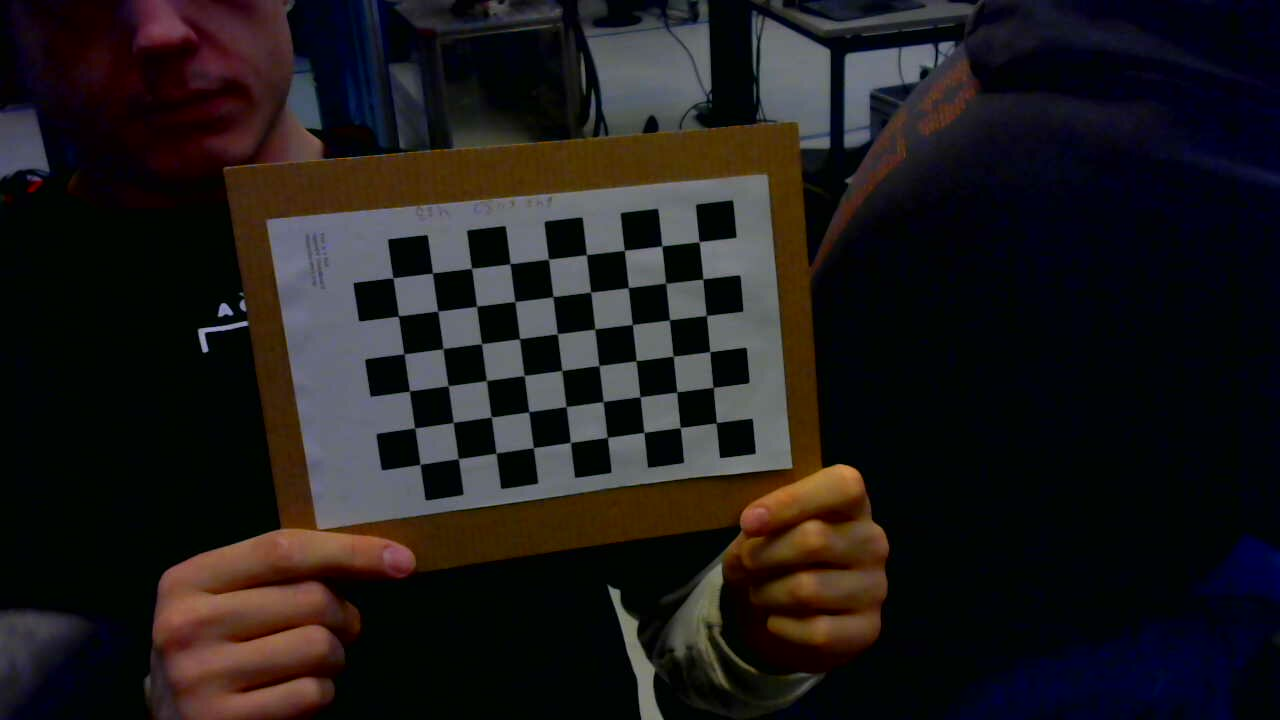
#> input picture maintenance/cameraCal/Calibration/chessboard2/2023-11-29-125604.jpg, 1280 x 720 px; its folder holds only this picture in this run
$ python Calibration.py
#> lines starting #> are read from the running program, lines starting #| are printed output that depends on the picture; after the words box and inside, x2 and y2 are one past the last pixel; in counts of white or black regions, pixels touching at a corner belong together; long printed decimals are rounded
import numpy as np
import cv2 as cv
import glob

# termination criteria
criteria = (cv.TERM_CRITERIA_EPS + cv.TERM_CRITERIA_MAX_ITER, 30, 0.001)
# prepare object points, like (0,0,0), (1,0,0), (2,0,0) ....,(6,5,0)


objp = np.zeros((6*9,3), np.float32)
objp[:,:2] = np.mgrid[0:9,0:6].T.reshape(-1,2)
# Arrays to store object points and image points from all the images.
objpoints = [] # 3d point in real world space
imgpoints = [] # 2d points in image plane.
#images = glob.glob('/home/rob5564/Pictures/Webcam/*.jpg')
#"/home/rob5564/Desktop/ERC/cv/Calibration/chessboards/*.jpg"
images = glob.glob('/home/rob5564/Desktop/ERCROB5IMU/maintenance/cameraCal/Calibration/chessboard2/*.jpg')
#'/home/rob5564/Pictures/Webcam/*.jpg'

for fname in images:
    img = cv.imread(fname)
#> img is the input picture: shape (720, 1280, 3); mean B, G, R 27.3, 26.8, 30.5
    gray = cv.cvtColor(img, cv.COLOR_BGR2GRAY)
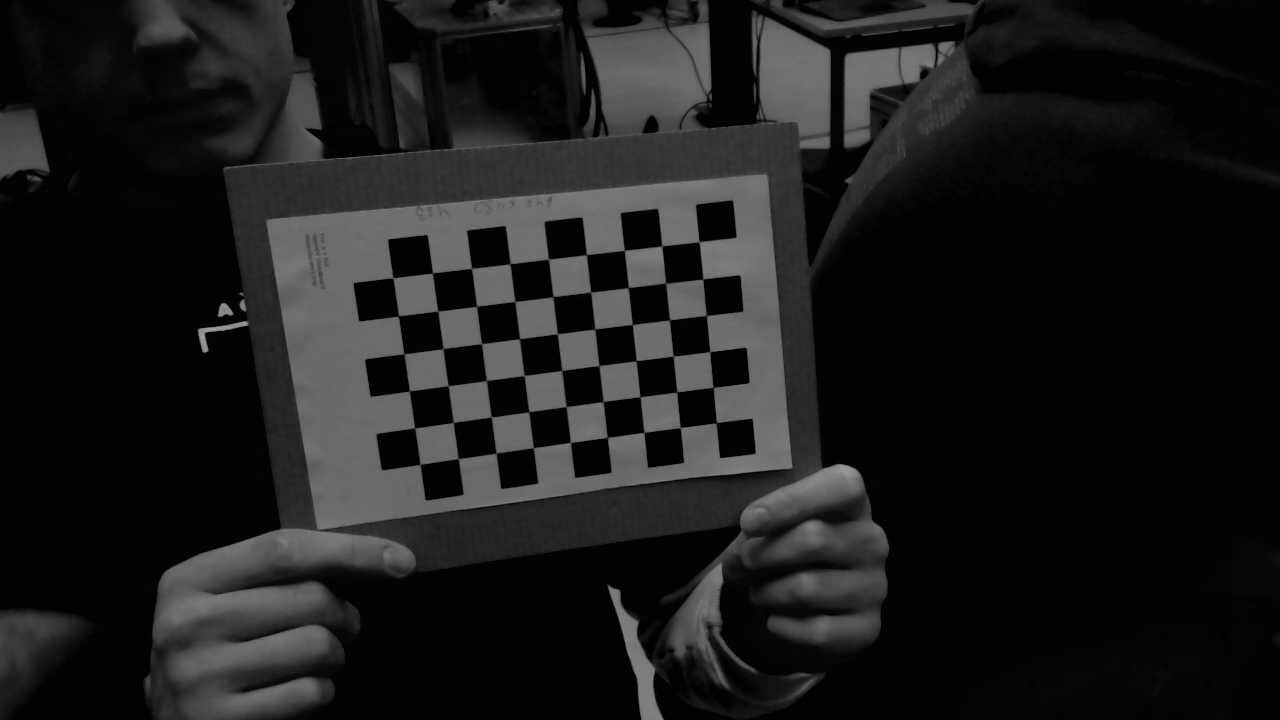
#> gray: shape (720, 1280); min 0, max 166, mean 28
    # Find the chess board corners
    ret, corners = cv.findChessboardCorners(gray, (9,6), None)
#> ret = True; corners = 54 rows, first 8: [716.5, 422.8], [680.1, 427.7], [643.8, 432.3], [607.5, 437.3], [570.4, 442.5], [533.4, 447.7], [495.8, 453.3], [457.9, 458.7]
    # If found, add object points, image points (after refining them)
    if ret == True:
        objpoints.append(objp)
        corners2 = cv.cornerSubPix(gray,corners, (11,11), (-1,-1), criteria)
#> corners2 = 54 rows, first 8: [716.3, 422.7], [680.2, 427.6], [643.9, 432.4], [607.3, 437.4], [570.5, 442.4], [533.3, 447.7], [496.1, 453.2], [458.2, 458.6]
        imgpoints.append(corners2)
        # Draw and display the corners
        cv.drawChessboardCorners(img, (9,6), corners2, ret)
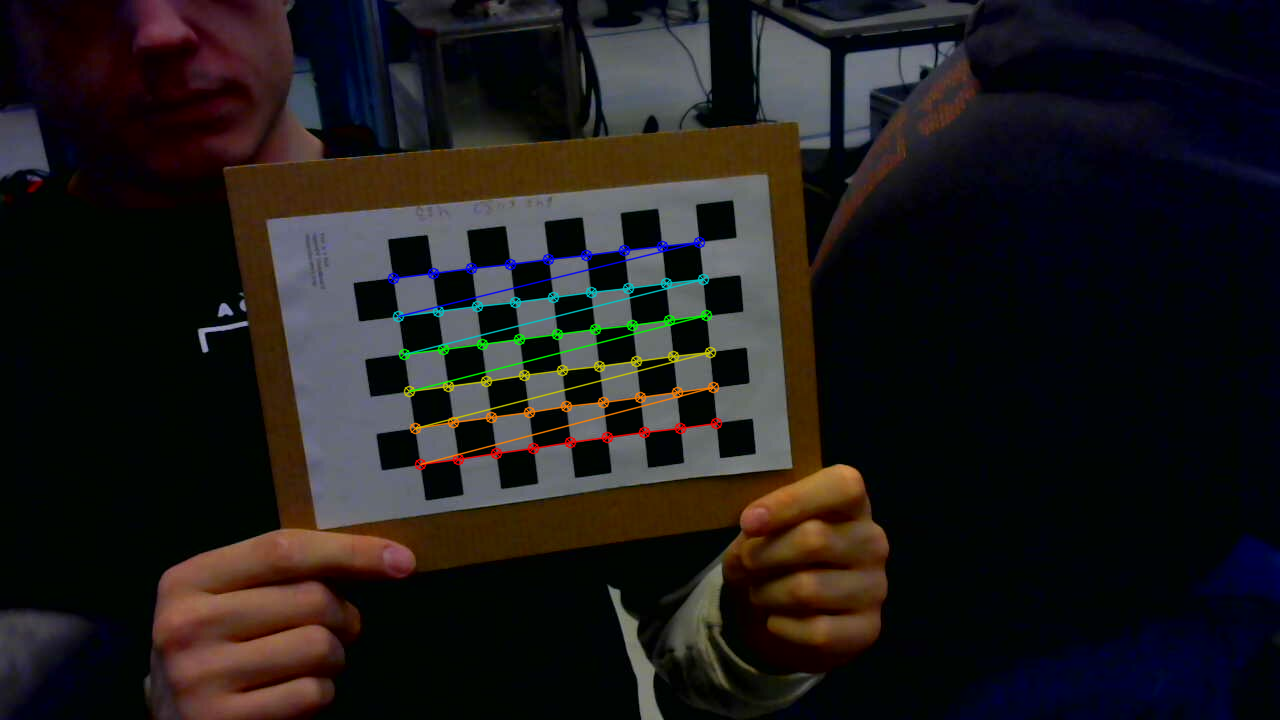
#> img: shape (720, 1280, 3); 1.52% of pixels changed, all inside (x1, y1, x2, y2) = (387, 236, 723, 471)
        cv.imshow('img', img)
        cv.waitKey(100)
cv.destroyAllWindows()


ret, mtx, dist, rvecs, tvecs = cv.calibrateCamera(objpoints, imgpoints, gray.shape[::-1], None, None)
#> ret = 0.145; mtx = [[755.3, 0, 648.6], [0, 754.9, 262.1], [0, 0, 1]]; dist = [[-0.0392, 0.772, 0.0101, 0.0143, -2.15]]; rvecs = ([-0.168, -0.226, 3.02],); tvecs = ([1.84, 4.37, 20.75],)


print("mtx",mtx)
#| mtx [[755.322   0.         648.613]
#|  [  0.         754.937 262.096]
#|  [  0.           0.           1.        ]]
print("------------------")
print("dist",dist)
#| dist [[-0.03925  0.7725  0.01014  0.0143 -2.151]]

$ run again, on maintenance/cameraCal/Calibration/chessboard2/2023-11-29-125615.jpg
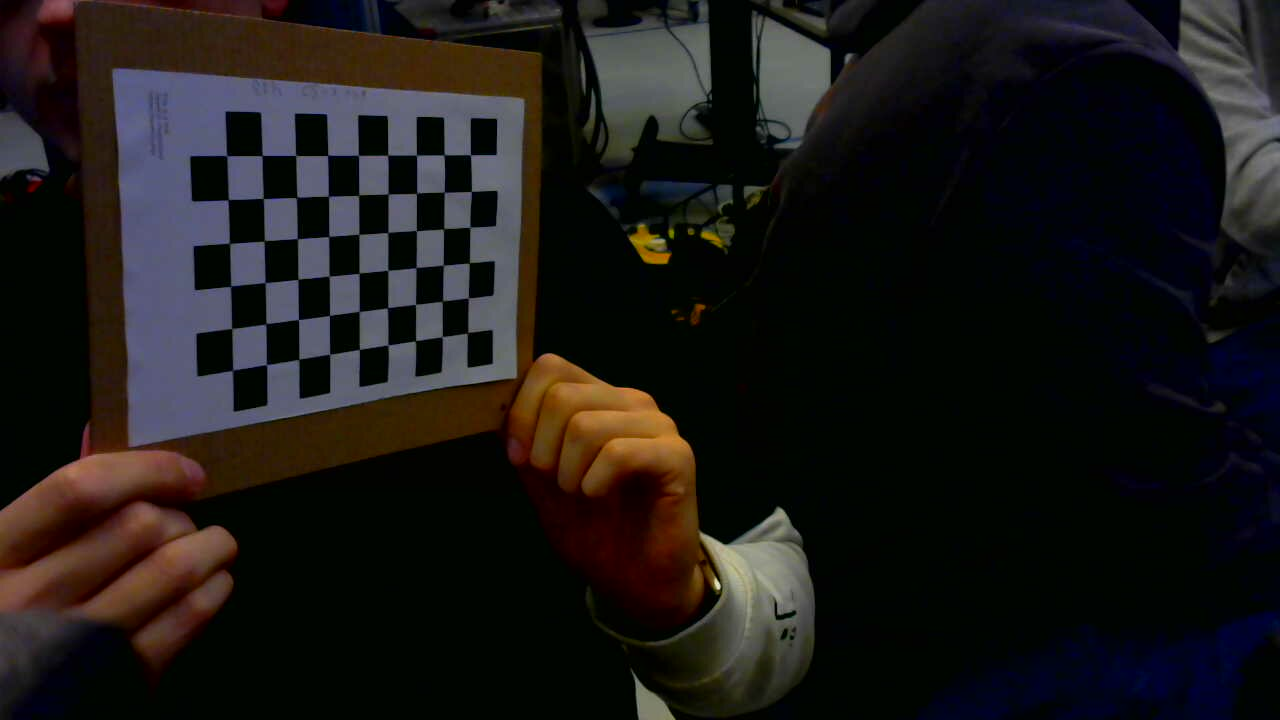
#> input picture maintenance/cameraCal/Calibration/chessboard2/2023-11-29-125615.jpg, 1280 x 720 px
#> img is the input picture: shape (720, 1280, 3); mean B, G, R 23.4, 24.8, 27.1
#> `gray = cv.cvtColor(img, cv.COLOR_BGR2GRAY)`:
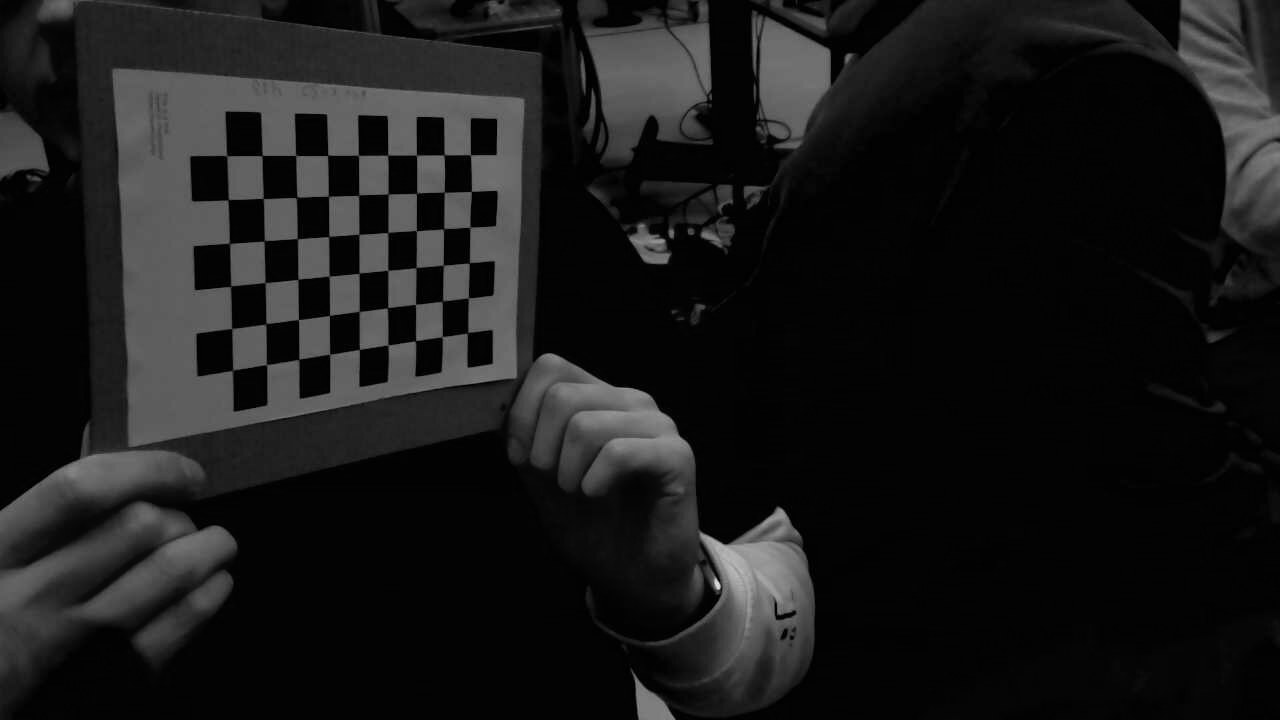
#> gray: shape (720, 1280); min 0, max 229, mean 25.3
#> `ret, corners = cv.findChessboardCorners(gray, (9,6), None)`: ret = True; corners = 54 rows, first 8: [467.3, 333], [441.9, 336.4], [415.3, 340.9], [388.1, 345], [359.4, 349.5], [329.8, 354.4], [298.8, 359.5], [266.4, 364.6]
#> corners2 = 54 rows, first 8: [467.5, 332.7], [442.3, 336.7], [415.5, 340.7], [387.9, 345.1], [359.4, 349.4], [329.7, 354.3], [298.8, 359.3], [266.5, 364.6]
#> `cv.drawChessboardCorners(img, (9,6), corners2, ret)`:
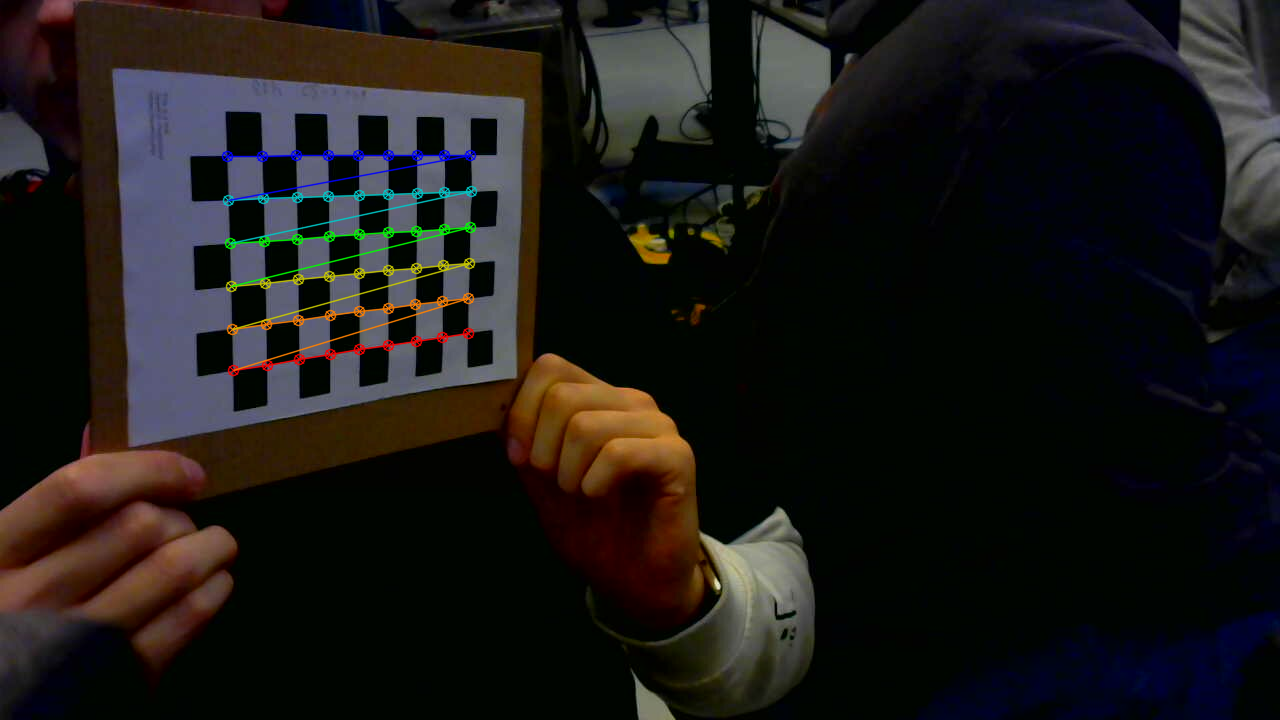
#> img: shape (720, 1280, 3); 1.31% of pixels changed, all inside (x1, y1, x2, y2) = (221, 149, 478, 377)
#> `ret, mtx, dist, rvecs, tvecs = cv.calibrateCamera(objpoints, imgpoints..`: ret = 0.361; mtx = [[977.9, 0, 673.2], [0, 1122.3, 300.6], [0, 0, 1]]; dist = [[0.733, -1.94, 0.0087, 0.143, 3.07]]; rvecs = ([-1.13, -0.293, 2.9],); tvecs = ([-6.9, 0.894, 30.85],)
#| mtx [[9.77929076e+02 0.00000000e+00 6.73193253e+02]
#|  [0.00000000e+00 1.12226301e+03 3.00631536e+02]
#|  [0.00000000e+00 0.00000000e+00 1.00000000e+00]]
#| dist [[ 0.733 -1.940  0.008697  0.1429  3.069 ]]

$ run again, on maintenance/cameraCal/Calibration/chessboard2/2023-11-29-125606.jpg
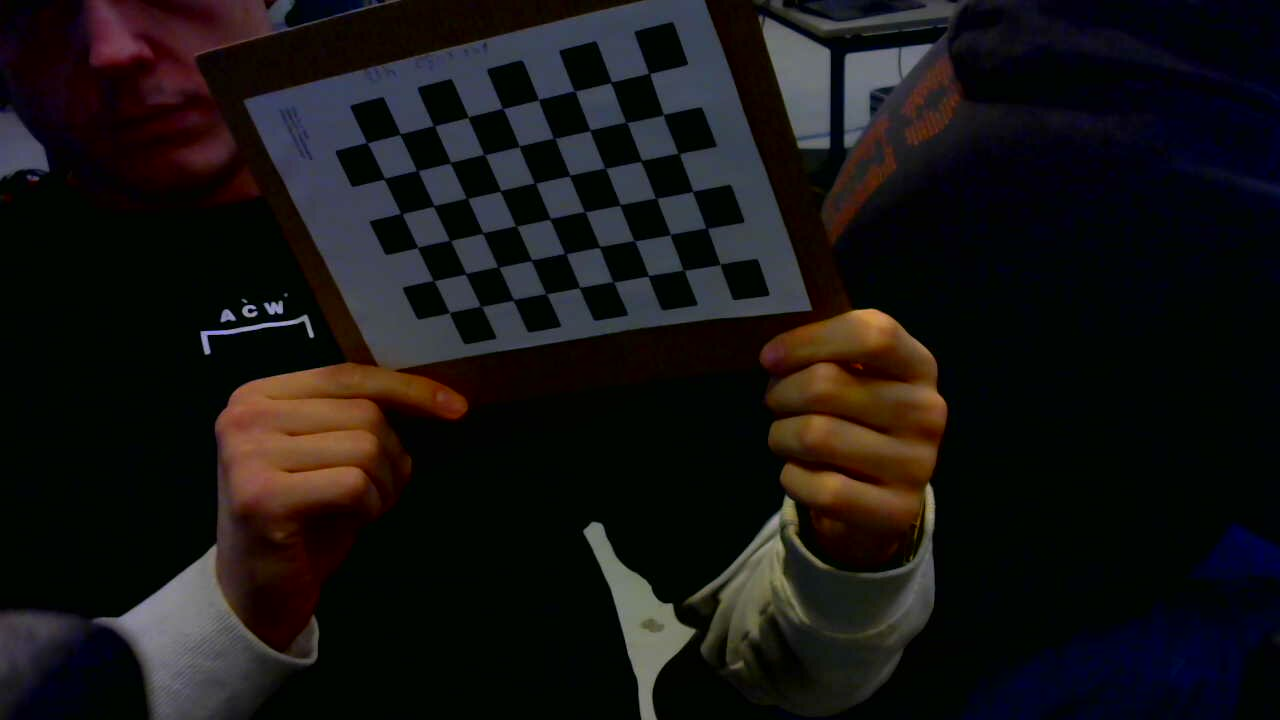
#> input picture maintenance/cameraCal/Calibration/chessboard2/2023-11-29-125606.jpg, 1280 x 720 px
#> img is the input picture: shape (720, 1280, 3); mean B, G, R 20.3, 20.2, 22.8
#> `gray = cv.cvtColor(img, cv.COLOR_BGR2GRAY)`:
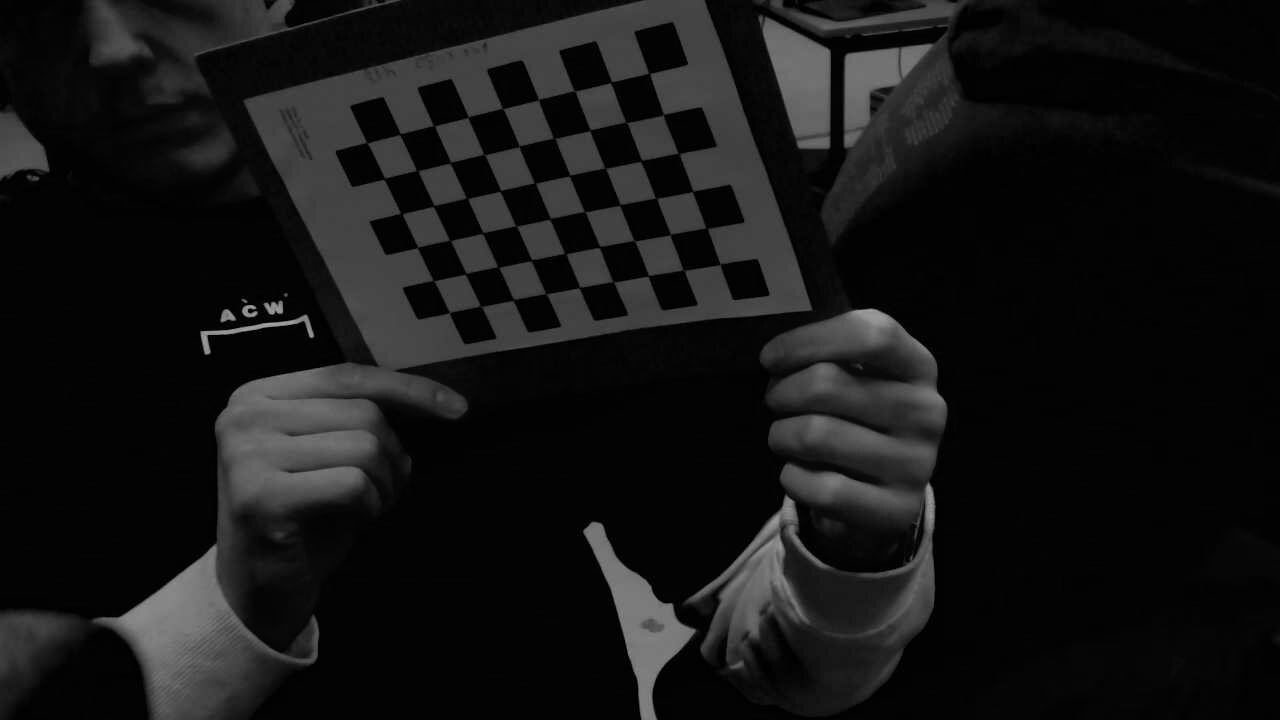
#> gray: shape (720, 1280); min 0, max 170, mean 21
#> `ret, corners = cv.findChessboardCorners(gray, (9,6), None)`: ret = True; corners = 54 rows, first 8: [720.3, 264.1], [683.8, 270.4], [648.1, 276], [613.5, 281.7], [578.7, 287.6], [545.3, 293.6], [513.9, 299.5], [479.7, 305.3]
#> corners2 = 54 rows, first 8: [720.2, 264.3], [683.6, 270.1], [648.3, 275.8], [613.3, 281.8], [579.6, 287.5], [546.1, 293.7], [513.4, 300], [480.8, 306.2]
#> `cv.drawChessboardCorners(img, (9,6), corners2, ret)`:
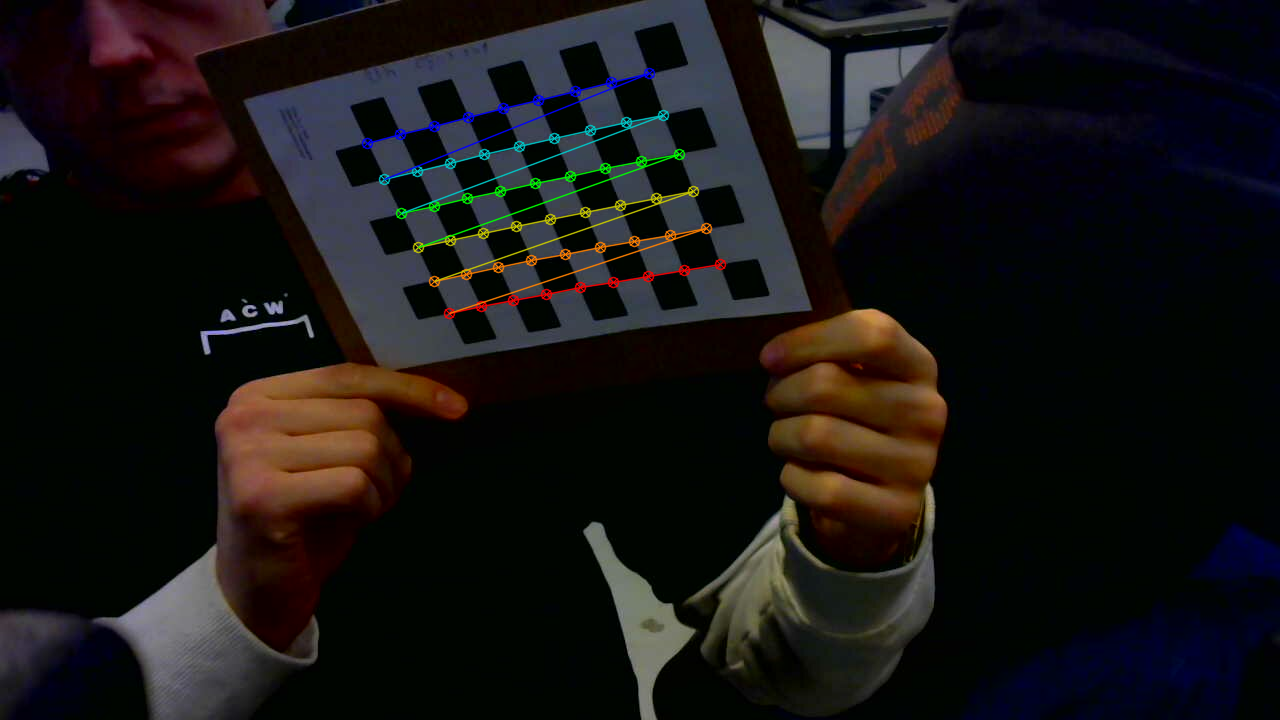
#> img: shape (720, 1280, 3); 1.41% of pixels changed, all inside (x1, y1, x2, y2) = (361, 67, 727, 320)
#> `ret, mtx, dist, rvecs, tvecs = cv.calibrateCamera(objpoints, imgpoints..`: ret = 0.387; mtx = [[1710, 0, 647.9], [0, 2499.4, 357.6], [0, 0, 1]]; dist = [[1.12, -23.53, 0.117, 0.0508, 286.9]]; rvecs = ([0.469, -1.23, 2.56],); tvecs = ([1.83, -1.65, 43.66],)
#| mtx [[1.71001381e+03 0.00000000e+00 6.47921232e+02]
#|  [0.00000000e+00 2.49941776e+03 3.57631127e+02]
#|  [0.00000000e+00 0.00000000e+00 1.00000000e+00]]
#| dist [[ 1.12413192e+00 -2.35252150e+01  1.16616169e-01  5.07824143e-02
#|    2.86853548e+02]]
